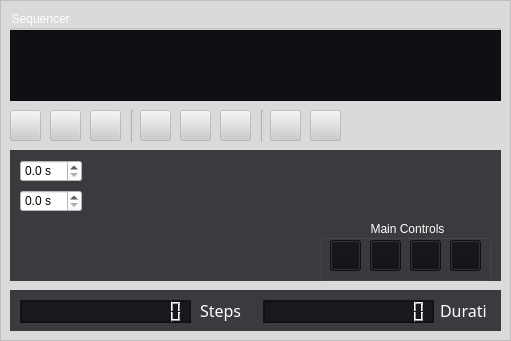
   <widget class="QFrame" name="frame_sequencer">
    <property name="geometry">
     <rect>
      <x>510</x>
      <y>60</y>
      <width>511</width>
      <height>341</height>
     </rect>
    </property>
    <property name="styleSheet">
     <string notr="true">background-color: rgba(205, 205, 205, 120);
border-color: rgb(255, 255, 255);</string>
    </property>
    <property name="frameShape">
     <enum>QFrame::StyledPanel</enum>
    </property>
    <widget class="QPushButton" name="pushButton_addStep">
     <property name="geometry">
      <rect>
       <x>10</x>
       <y>110</y>
       <width>31</width>
       <height>31</height>
      </rect>
     </property>
     <property name="toolTip">
      <string>&lt;html&gt;&lt;head/&gt;&lt;body&gt;&lt;p&gt;&lt;span style=&quot; font-weight:600;&quot;&gt;Add Step&lt;/span&gt;&lt;/p&gt;&lt;p&gt;Adds the current channel settings to a new step at the end.&lt;/p&gt;&lt;p&gt;Shortcut: A&lt;/p&gt;&lt;/body&gt;&lt;/html&gt;</string>
     </property>
     <property name="text">
      <string/>
     </property>
     <property name="icon">
      <iconset>
       <normaloff>resources/plus-circle.png</normaloff>resources/plus-circle.png</iconset>
     </property>
     <property name="shortcut">
      <string>A</string>
     </property>
    </widget>
    <widget class="QPushButton" name="pushButton_deleteStep">
     <property name="geometry">
      <rect>
       <x>90</x>
       <y>110</y>
       <width>31</width>
       <height>31</height>
      </rect>
     </property>
     <property name="toolTip">
      <string>&lt;html&gt;&lt;head/&gt;&lt;body&gt;&lt;p&gt;&lt;span style=&quot; font-weight:600;&quot;&gt;Delete Step&lt;/span&gt;&lt;/p&gt;&lt;p&gt;This will delete the selected step, or if none is selected then it deletes the last step.&lt;/p&gt;&lt;p&gt;Shortcut: X&lt;/p&gt;&lt;/body&gt;&lt;/html&gt;</string>
     </property>
     <property name="text">
      <string/>
     </property>
     <property name="icon">
      <iconset>
       <normaloff>resources/cross-circle.png</normaloff>resources/cross-circle.png</iconset>
     </property>
     <property name="shortcut">
      <string>X</string>
     </property>
    </widget>
    <widget class="QWidget" name="widget" native="true">
     <property name="geometry">
      <rect>
       <x>10</x>
       <y>150</y>
       <width>491</width>
       <height>131</height>
      </rect>
     </property>
     <property name="styleSheet">
      <string notr="true">background-color: rgba(15, 15, 20, 200);</string>
     </property>
     <widget class="QDoubleSpinBox" name="doubleSpinBox_fadetime">
      <property name="geometry">
       <rect>
        <x>10</x>
        <y>10</y>
        <width>62</width>
        <height>22</height>
       </rect>
      </property>
      <property name="styleSheet">
       <string notr="true">background-color: rgb(255, 255, 255);</string>
      </property>
      <property name="suffix">
       <string> s</string>
      </property>
      <property name="decimals">
       <number>1</number>
      </property>
      <property name="minimum">
       <double>0.000000000000000</double>
      </property>
     </widget>
     <widget class="QLabel" name="label_s_xfade">
      <property name="geometry">
       <rect>
        <x>80</x>
        <y>10</y>
        <width>22</width>
        <height>22</height>
       </rect>
      </property>
      <property name="font">
       <font>
        <family>Agency FB</family>
        <pointsize>11</pointsize>
        <weight>75</weight>
        <bold>true</bold>
       </font>
      </property>
      <property name="toolTip">
       <string>Transition Time</string>
      </property>
      <property name="styleSheet">
       <string notr="true">background-color: rgba(0, 0, 0, 0);</string>
      </property>
      <property name="text">
       <string/>
      </property>
      <property name="pixmap">
       <pixmap>resources/arrow-transition.png</pixmap>
      </property>
      <property name="alignment">
       <set>Qt::AlignLeading|Qt::AlignLeft|Qt::AlignVCenter</set>
      </property>
     </widget>
     <widget class="QDoubleSpinBox" name="doubleSpinBox_holdtime">
      <property name="geometry">
       <rect>
        <x>10</x>
        <y>40</y>
        <width>62</width>
        <height>22</height>
       </rect>
      </property>
      <property name="styleSheet">
       <string notr="true">background-color: rgb(255, 255, 255);</string>
      </property>
      <property name="suffix">
       <string> s</string>
      </property>
      <property name="decimals">
       <number>1</number>
      </property>
      <property name="minimum">
       <double>0.000000000000000</double>
      </property>
     </widget>
     <widget class="QLabel" name="label_s_hold">
      <property name="geometry">
       <rect>
        <x>80</x>
        <y>40</y>
        <width>22</width>
        <height>22</height>
       </rect>
      </property>
      <property name="font">
       <font>
        <family>Agency FB</family>
        <pointsize>11</pointsize>
        <weight>75</weight>
        <bold>true</bold>
       </font>
      </property>
      <property name="toolTip">
       <string>Hold Time</string>
      </property>
      <property name="styleSheet">
       <string notr="true">background-color: rgba(0, 0, 0, 0);</string>
      </property>
      <property name="text">
       <string/>
      </property>
      <property name="pixmap">
       <pixmap>resources/clock.png</pixmap>
      </property>
      <property name="alignment">
       <set>Qt::AlignLeading|Qt::AlignLeft|Qt::AlignVCenter</set>
      </property>
     </widget>
     <widget class="QGroupBox" name="groupBox_maincontrols">
      <property name="geometry">
       <rect>
        <x>310</x>
        <y>70</y>
        <width>171</width>
        <height>61</height>
       </rect>
      </property>
      <property name="styleSheet">
       <string notr="true">background-color: rgba(255, 255, 255, 0);
color: rgb(255, 255, 255);</string>
      </property>
      <property name="title">
       <string>  Main Controls  </string>
      </property>
      <property name="alignment">
       <set>Qt::AlignCenter</set>
      </property>
      <property name="flat">
       <bool>true</bool>
      </property>
      <widget class="QPushButton" name="pushButton_sequencer_prevstep">
       <property name="geometry">
        <rect>
         <x>10</x>
         <y>20</y>
         <width>31</width>
         <height>31</height>
        </rect>
       </property>
       <property name="toolTip">
        <string>Next Step</string>
       </property>
       <property name="styleSheet">
        <string notr="true">background-color: rgba(15, 15, 20, 200);
color: rgb(0, 0, 0);</string>
       </property>
       <property name="text">
        <string/>
       </property>
       <property name="icon">
        <iconset>
         <normaloff>resources/arrow-step-back.png</normaloff>resources/arrow-step-back.png</iconset>
       </property>
       <property name="shortcut">
        <string>Left</string>
       </property>
      </widget>
      <widget class="QPushButton" name="pushButton_sequencer_play">
       <property name="geometry">
        <rect>
         <x>50</x>
         <y>20</y>
         <width>31</width>
         <height>31</height>
        </rect>
       </property>
       <property name="toolTip">
        <string>&lt;html&gt;&lt;head/&gt;&lt;body&gt;&lt;p&gt;&lt;span style=&quot; font-weight:600;&quot;&gt;Play Sequence&lt;/span&gt;&lt;/p&gt;&lt;/body&gt;&lt;/html&gt;</string>
       </property>
       <property name="styleSheet">
        <string notr="true">background-color: rgba(15, 15, 20, 200);
color: rgb(0, 0, 0);</string>
       </property>
       <property name="text">
        <string/>
       </property>
       <property name="icon">
        <iconset>
         <normaloff>resources/control.png</normaloff>resources/control.png</iconset>
       </property>
       <property name="checkable">
        <bool>true</bool>
       </property>
      </widget>
      <widget class="QPushButton" name="pushButton_sequencer_nextstep">
       <property name="geometry">
        <rect>
         <x>90</x>
         <y>20</y>
         <width>31</width>
         <height>31</height>
        </rect>
       </property>
       <property name="toolTip">
        <string>Next Step</string>
       </property>
       <property name="styleSheet">
        <string notr="true">background-color: rgba(15, 15, 20, 200);
color: rgb(0, 0, 0);</string>
       </property>
       <property name="text">
        <string/>
       </property>
       <property name="icon">
        <iconset>
         <normaloff>resources/arrow-step-over.png</normaloff>resources/arrow-step-over.png</iconset>
       </property>
       <property name="shortcut">
        <string>Right</string>
       </property>
      </widget>
      <widget class="QPushButton" name="pushButton_sequencer_repeat">
       <property name="geometry">
        <rect>
         <x>130</x>
         <y>20</y>
         <width>31</width>
         <height>31</height>
        </rect>
       </property>
       <property name="toolTip">
        <string>Loop Sequence</string>
       </property>
       <property name="styleSheet">
        <string notr="true">background-color: rgba(15, 15, 20, 200);
color: rgb(0, 0, 0);</string>
       </property>
       <property name="text">
        <string/>
       </property>
       <property name="icon">
        <iconset>
         <normaloff>resources/arrow-repeat.png</normaloff>resources/arrow-repeat.png</iconset>
       </property>
       <property name="checkable">
        <bool>true</bool>
       </property>
      </widget>
     </widget>
    </widget>
    <widget class="Line" name="line">
     <property name="geometry">
      <rect>
       <x>130</x>
       <y>110</y>
       <width>4</width>
       <height>32</height>
      </rect>
     </property>
     <property name="orientation">
      <enum>Qt::Vertical</enum>
     </property>
    </widget>
    <widget class="QPushButton" name="pushButton_duplicateStep">
     <property name="geometry">
      <rect>
       <x>140</x>
       <y>110</y>
       <width>31</width>
       <height>31</height>
      </rect>
     </property>
     <property name="toolTip">
      <string>&lt;html&gt;&lt;head/&gt;&lt;body&gt;&lt;p&gt;&lt;span style=&quot; font-weight:600;&quot;&gt;Duplicate Step&lt;/span&gt;&lt;/p&gt;&lt;p&gt;Shortcut: D&lt;/p&gt;&lt;/body&gt;&lt;/html&gt;</string>
     </property>
     <property name="text">
      <string/>
     </property>
     <property name="icon">
      <iconset>
       <normaloff>resources/document-copy.png</normaloff>resources/document-copy.png</iconset>
     </property>
     <property name="shortcut">
      <string>D</string>
     </property>
    </widget>
    <widget class="QPushButton" name="pushButton_moveStepLeft">
     <property name="geometry">
      <rect>
       <x>180</x>
       <y>110</y>
       <width>31</width>
       <height>31</height>
      </rect>
     </property>
     <property name="toolTip">
      <string>Move Selected Step Left</string>
     </property>
     <property name="text">
      <string/>
     </property>
     <property name="icon">
      <iconset>
       <normaloff>resources/arrow-skip-180.png</normaloff>resources/arrow-skip-180.png</iconset>
     </property>
    </widget>
    <widget class="QPushButton" name="pushButton_moveStepRight">
     <property name="geometry">
      <rect>
       <x>220</x>
       <y>110</y>
       <width>31</width>
       <height>31</height>
      </rect>
     </property>
     <property name="toolTip">
      <string>Move Selected Step Right</string>
     </property>
     <property name="text">
      <string/>
     </property>
     <property name="icon">
      <iconset>
       <normaloff>resources/arrow-skip.png</normaloff>resources/arrow-skip.png</iconset>
     </property>
    </widget>
    <widget class="QPushButton" name="pushButton_replaceStep">
     <property name="geometry">
      <rect>
       <x>50</x>
       <y>110</y>
       <width>31</width>
       <height>31</height>
      </rect>
     </property>
     <property name="toolTip">
      <string>&lt;html&gt;&lt;head/&gt;&lt;body&gt;&lt;p&gt;&lt;span style=&quot; font-weight:600;&quot;&gt;Replace Step&lt;/span&gt;&lt;/p&gt;&lt;p&gt;Replaces the settings on the step with the current settings.&lt;/p&gt;&lt;p&gt;Shortcut: Shift+A&lt;/p&gt;&lt;/body&gt;&lt;/html&gt;</string>
     </property>
     <property name="text">
      <string/>
     </property>
     <property name="icon">
      <iconset>
       <normaloff>resources/arrow-step.png</normaloff>resources/arrow-step.png</iconset>
     </property>
     <property name="shortcut">
      <string>Shift+A</string>
     </property>
    </widget>
    <widget class="Line" name="line_2">
     <property name="geometry">
      <rect>
       <x>260</x>
       <y>110</y>
       <width>4</width>
       <height>32</height>
      </rect>
     </property>
     <property name="orientation">
      <enum>Qt::Vertical</enum>
     </property>
    </widget>
    <widget class="QPushButton" name="pushButton_importSequence">
     <property name="geometry">
      <rect>
       <x>270</x>
       <y>110</y>
       <width>31</width>
       <height>31</height>
      </rect>
     </property>
     <property name="toolTip">
      <string>Import Sequence</string>
     </property>
     <property name="text">
      <string/>
     </property>
     <property name="icon">
      <iconset>
       <normaloff>resources/document-import.png</normaloff>resources/document-import.png</iconset>
     </property>
    </widget>
    <widget class="QPushButton" name="pushButton_exportSequence">
     <property name="geometry">
      <rect>
       <x>310</x>
       <y>110</y>
       <width>31</width>
       <height>31</height>
      </rect>
     </property>
     <property name="toolTip">
      <string>Export Sequence</string>
     </property>
     <property name="text">
      <string/>
     </property>
     <property name="icon">
      <iconset>
       <normaloff>resources/document-export.png</normaloff>resources/document-export.png</iconset>
     </property>
    </widget>
    <widget class="QWidget" name="widget_information" native="true">
     <property name="geometry">
      <rect>
       <x>10</x>
       <y>290</y>
       <width>491</width>
       <height>41</height>
      </rect>
     </property>
     <property name="styleSheet">
      <string notr="true">background-color: rgba(15, 15, 20, 200);</string>
     </property>
     <widget class="QLCDNumber" name="lcdNumber_steps">
      <property name="geometry">
       <rect>
        <x>10</x>
        <y>10</y>
        <width>171</width>
        <height>23</height>
       </rect>
      </property>
      <property name="digitCount">
       <number>15</number>
      </property>
      <property name="value" stdset="0">
       <double>0.000000000000000</double>
      </property>
     </widget>
     <widget class="QLabel" name="label_s_i_steps">
      <property name="geometry">
       <rect>
        <x>190</x>
        <y>10</y>
        <width>47</width>
        <height>21</height>
       </rect>
      </property>
      <property name="font">
       <font>
        <family>Agency FB</family>
        <pointsize>12</pointsize>
       </font>
      </property>
      <property name="styleSheet">
       <string notr="true">background-color: rgba(255, 255, 255, 0);
color: rgb(255, 255, 255);</string>
      </property>
      <property name="text">
       <string>Steps</string>
      </property>
     </widget>
     <widget class="QLCDNumber" name="lcdNumber_duration">
      <property name="geometry">
       <rect>
        <x>253</x>
        <y>10</y>
        <width>171</width>
        <height>23</height>
       </rect>
      </property>
      <property name="digitCount">
       <number>15</number>
      </property>
     </widget>
     <widget class="QLabel" name="label_s_i_duration">
      <property name="geometry">
       <rect>
        <x>430</x>
        <y>10</y>
        <width>47</width>
        <height>21</height>
       </rect>
      </property>
      <property name="font">
       <font>
        <family>Agency FB</family>
        <pointsize>12</pointsize>
       </font>
      </property>
      <property name="styleSheet">
       <string notr="true">background-color: rgba(255, 255, 255, 0);
color: rgb(255, 255, 255);</string>
      </property>
      <property name="text">
       <string>Duration</string>
      </property>
     </widget>
    </widget>
    <widget class="QGroupBox" name="groupBox_sequencer">
     <property name="geometry">
      <rect>
       <x>10</x>
       <y>10</y>
       <width>491</width>
       <height>91</height>
      </rect>
     </property>
     <property name="styleSheet">
      <string notr="true">background-color: rgba(255, 255, 255, 0);
color: rgb(255, 255, 255);</string>
     </property>
     <property name="title">
      <string>Sequencer  </string>
     </property>
     <property name="flat">
      <bool>true</bool>
     </property>
     <widget class="QListWidget" name="listWidget_sequence">
      <property name="geometry">
       <rect>
        <x>0</x>
        <y>20</y>
        <width>491</width>
        <height>71</height>
       </rect>
      </property>
      <property name="font">
       <font>
        <family>Candara</family>
        <pointsize>12</pointsize>
        <weight>75</weight>
        <bold>true</bold>
       </font>
      </property>
      <property name="styleSheet">
       <string notr="true">background-color: rgb(15, 15, 20);
alternate-background-color: rgb(30, 30, 40);
color: rgb(255, 255, 255);</string>
      </property>
      <property name="editTriggers">
       <set>QAbstractItemView::NoEditTriggers</set>
      </property>
      <property name="dragEnabled">
       <bool>true</bool>
      </property>
      <property name="alternatingRowColors">
       <bool>true</bool>
      </property>
      <property name="flow">
       <enum>QListView::LeftToRight</enum>
      </property>
      <property name="spacing">
       <number>1</number>
      </property>
      <property name="uniformItemSizes">
       <bool>false</bool>
      </property>
      <property name="currentRow">
       <number>-1</number>
      </property>
     </widget>
    </widget>
    <zorder>widget</zorder>
    <zorder>pushButton_addStep</zorder>
    <zorder>pushButton_deleteStep</zorder>
    <zorder>line</zorder>
    <zorder>pushButton_duplicateStep</zorder>
    <zorder>pushButton_moveStepLeft</zorder>
    <zorder>pushButton_moveStepRight</zorder>
    <zorder>pushButton_replaceStep</zorder>
    <zorder>line_2</zorder>
    <zorder>pushButton_importSequence</zorder>
    <zorder>pushButton_exportSequence</zorder>
    <zorder>widget_information</zorder>
    <zorder>groupBox_sequencer</zorder>
   </widget>
